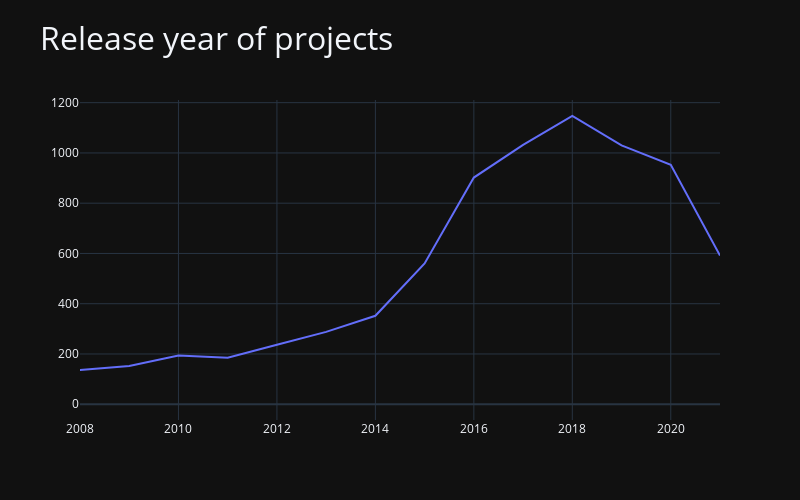

Here is the notebook cell this chart was saved with:
### Code cell
df1 = df.groupby('release_year')['title'].count()
fig = px.line(x=df1.index, y=df1.values, 
              template='plotly_dark',  
              labels={'x': '', 'y': ''},
              title='Release year of projects', 
              width=800, height=500 
             )

fig.update_layout(xaxis=dict(range=[2008, 2021]),
                  titlefont={'size': 32}
                 )

fig.show()
df1

### Figure 1 — Plotly figure (JSON) as saved in the notebook; plotly's stock layout.template omitted (floating-point values rounded to 4 significant figures)
{"data": [{"hovertemplate": "=%{y}<extra></extra>", "legendgroup": "", "line": {"color": "#636efa", "dash": "solid"}, "marker": {"symbol": "circle"}, "mode": "lines", "name": "", "orientation": "v", "showlegend": false, "type": "scatter", "x": [1925, 1942, 1943, 1944, 1945, 1946, 1947, 1954, 1955, 1956, 1958, 1959, 1960, 1961, 1962, 1963, 1964, 1965, 1966, 1967, 1968, 1969, 1970, 1971, 1972, 1973, 1974, 1975, 1976, 1977, 1978, 1979, 1980, 1981, 1982, 1983, 1984, 1985, 1986, 1987, 1988, 1989, 1990, 1991, 1992, 1993, 1994, 1995, 1996, 1997, 1998, 1999, 2000, 2001, 2002, 2003, 2004, 2005, 2006, 2007, 2008, 2009, 2010, 2011, 2012, 2013, 2014, 2015, 2016, 2017, 2018, 2019, 2020, 2021], "xaxis": "x", "y": [1, 2, 3, 3, 4, 2, 1, 2, 3, 2, 3, 1, 4, 1, 3, 2, 2, 2, 1, 5, 3, 2, 2, 5, 5, 10, 7, 7, 9, 7, 7, 11, 11, 13, 17, 11, 12, 10, 13, 8, 18, 16, 22, 17, 23, 28, 22, 25, 24, 38, 36, 39, 37, 45, 51, 61, 64, 80, 96, 88, 136, 152, 194, 185, 237, 288, 352, 560, 902, 1032, 1147, 1030, 953, 592], "yaxis": "y"}], "layout": {"height": 500, "legend": {"tracegroupgap": 0}, "title": {"font": {"size": 32}, "text": "Release year of projects"}, "width": 800, "xaxis": {"anchor": "y", "domain": [0, 1], "range": [2008, 2021], "title": {"text": ""}}, "yaxis": {"anchor": "x", "domain": [0, 1], "title": {"text": ""}}}}
